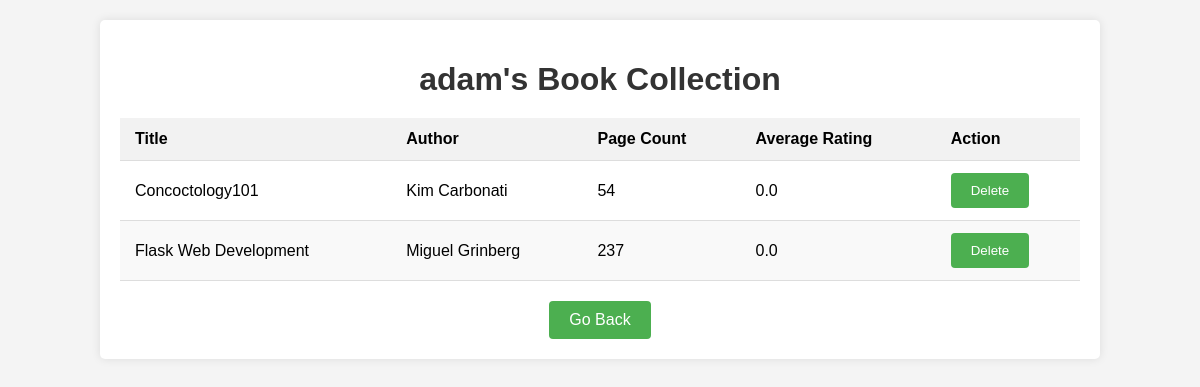
Screenshot of /user_books (signed in) with the database file from the repository.
### app.py (models this page shows)
class UserBook(db.Model):
    id = db.Column(db.Integer, primary_key=True)
    title = db.Column(db.String(200), nullable=False)
    author = db.Column(db.String(200), nullable=False)
    page_count = db.Column(db.Integer)
    average_rating = db.Column(db.REAL)
    user_id = db.Column(db.Integer, db.ForeignKey('user.id'), nullable=False)
    isbn = db.Column(db.String(20))

### app.py (the view)
@app.route('/user_books', methods=['GET', 'POST'])
def user_books():
    if 'logged_in' in session:
        user_id = session['username']
        if request.method == 'POST':
            isbn = request.form['isbn']
            existing_book = UserBook.query.filter_by(user_id=user_id, isbn=isbn).first()
            if existing_book:
                flash('Book already exists in your collection', 'error')
            else:
                book_data = fetch_book_details(isbn)
                if book_data:
                    new_book = UserBook(
                        title=book_data.get('title'),
                        author=book_data.get('author'),
                        page_count=book_data.get('page_count'),
                        average_rating=book_data.get('average_rating'),
                        user_id=user_id,
                        isbn=isbn
                    )
                    try:
                        db.session.add(new_book)
                        db.session.commit()
                        flash('Book added successfully', 'success')
                    except Exception as e:
                        print("Error adding book:", e)
                        flash('Error adding book', 'error')
                else:
                    flash('Book not found or invalid ISBN', 'error')
            return redirect(url_for('dashboard'))
        else:
            user_books = UserBook.query.filter_by(user_id=user_id).all()
            return render_template('user_books.html', user_name=user_id, books=user_books)
    else:
        return redirect(url_for('login'))

### templates/user_books.html (shortened to what this page needs)
<!DOCTYPE html>
<html lang="en">
<head>
</head>
<body>
    <div class="container">
        <h1>{{ user_name }}'s Book Collection</h1>
        <table>
            <thead>
                <tr>
                    <th>Title</th>
                    <th>Author</th>
                    <th>Page Count</th>
                    <th>Average Rating</th>
                    <th>Action</th>
                </tr>
            </thead>
            <tbody>
                {% for book in books %}
                    <tr>
                        <td>{{ book.title }}</td>
                        <td>{{ book.author }}</td>
                        <td>{{ book.page_count }}</td>
                        <td>{{ book.average_rating }}</td>
                        <td>
                            <form method="POST" action="{{ url_for('delete_book', book_id=book.id) }}">
                                <input type="submit" value="Delete" class="btn">
                            </form>
                        </td>
                    </tr>
                {% endfor %}
            </tbody>
        </table>
        <div class="back-btn">
            <a href="{{ url_for('dashboard') }}" class="btn">Go Back</a>
        </div>
    </div>
</body>
</html>

### templates/user_books.html (style rules this page uses)
body { font-family: Arial, sans-serif; margin: 0; padding: 0; background-color: #f4f4f4; }
.container { width: 80%; margin: 20px auto; background-color: #fff; padding: 20px; box-shadow: 0 0 10px rgba(0, 0, 0, 0.1); border-radius: 5px; }
h1 { text-align: center; margin-bottom: 20px; color: #333; }
table { width: 100%; border-collapse: collapse; }
th, td { padding: 12px 15px; text-align: left; border-bottom: 1px solid #ddd; }
th { background-color: #f2f2f2; }
tr:nth-child(even) { background-color: #f9f9f9; }
.btn { padding: 10px 20px; background-color: #4CAF50; color: white; border: none; border-radius: 4px; cursor: pointer; text-decoration: none; display: inline-block; }
.back-btn { text-align: center; margin-top: 20px; }

### rows the page displays
UserBook: title "Concoctology101", author "Kim Carbonati", page_count "54", average_rating "0.0"
UserBook: title "Flask Web Development", author "Miguel Grinberg", page_count "237", average_rating "0.0"

### other values shown
{{ user_name }} "adam"
